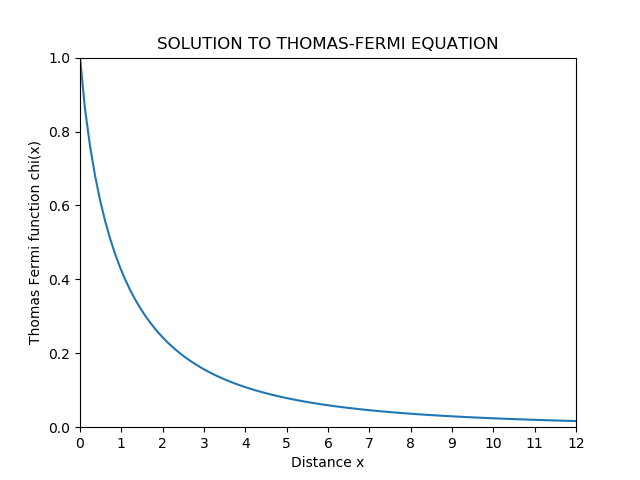

The Python source for this figure:
# Emma Rice
# 2/6/2020
# descr: solves thomas fermi eqn bc I'm foolish and didn't make this very portable

	# thomas fermi equation:
	#		x^(1/2) * chi''(x) = [chi(x)]^(3/2)
	#		where chi(x) is universal screening function
	#		chi(0) = 1; nucleus at origin
	#		chi(infinity) = 0; neutral atom
# need to reduce order
#du = [u2, x^(-0.5)*u1^(1.5)]
# then start at origin where chi(0) = 1
# can't start with chi'(0)=0. too sensitive to chi'.
# until solution that decreases to 0 for large x is found

import numpy as np
import matplotlib.pyplot as plt
from scipy.integrate import odeint
from tabulate import tabulate
def du(u,x):
  udot = [[],[]]
  udot[0] = u[1]
  udot[1] = np.power(x, -0.5)*np.power(u[0], 1.5)
  return udot

x = np.linspace(0.000000000000000001,12,60)
u0 = np.array([1,-1.58807])
U = odeint(du,u0,x)
integration = np.trapz(U[:,0],x)
#print(integration)
# plot results
plt.plot(x,U[:,0])
#plt.plot(x,u[:,1],'k-.')
plt.xlim(0,12)
plt.xticks(np.arange(0, 12.1, step=1))
plt.ylim(0,1.0)
plt.title("SOLUTION TO THOMAS-FERMI EQUATION")
plt.xlabel('Distance x')
plt.ylabel('Thomas Fermi function chi(x)')
plt.show()
#{:.1f}".format(x)?
print(tabulate({"x": x,"Chi(x)": U[:,0]}, headers="keys"))
print(tabulate({"x": x,"Chi'(x)": U[:,1]}, headers="keys"))
